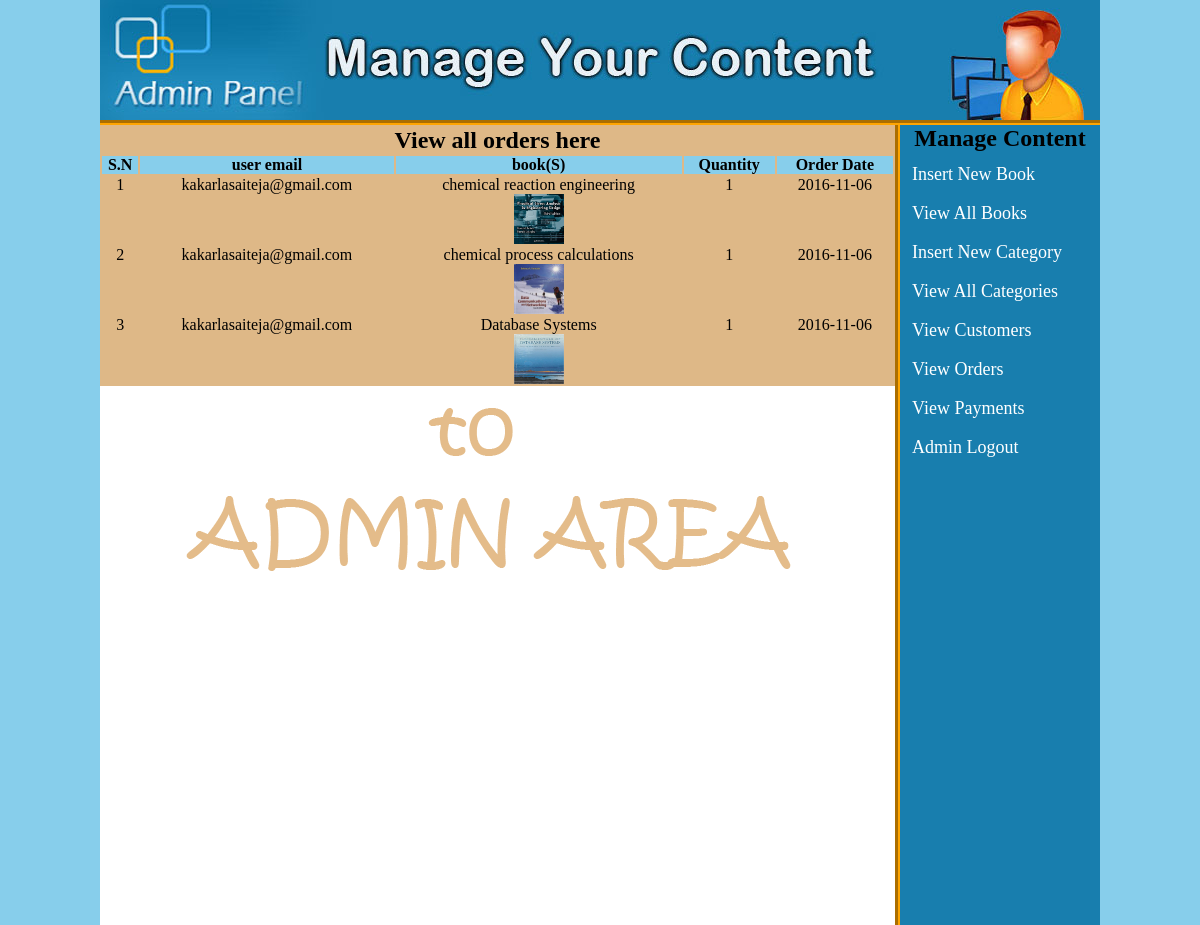
/admin_area/index.php?view_orders (signed in), run on the app's committed database.
### tables this page shows
CREATE TABLE `orders` (
  `order_id` int(100) NOT NULL,
  `b_id` int(100) NOT NULL,
  `qty` int(100) NOT NULL,
  `order_date` date NOT NULL,
  `c_id` int(100) NOT NULL
);

CREATE TABLE `customer` (
  `customer_id` int(11) NOT NULL,
  `customer_ip` varchar(255) NOT NULL,
  `customer_name` text NOT NULL,
  `customer_email` varchar(100) NOT NULL,
  `customer_pass` varchar(100) NOT NULL,
  `customer_country` text NOT NULL,
  `customer_city` text NOT NULL,
  `customer_contact` varchar(255) NOT NULL,
  `customer_image` text NOT NULL,
  `customer_address` text NOT NULL
);

CREATE TABLE `books` (
  `book_id` int(100) NOT NULL,
  `book_cat` varchar(100) NOT NULL,
  `book_title` varchar(255) NOT NULL,
  `book_price` int(100) NOT NULL,
  `book_desc` text NOT NULL,
  `book_image` text NOT NULL,
  `book_keywords` text NOT NULL
);

### admin_area/view_orders.php (the view, shortened to what this page needs)
<table width="795" align="center" bgcolor="Burlywood">
	<tr align="center">
		<td colspan="6"><h2>View all orders here</h2></td>
	</tr>
	<tr align="center" bgcolor="skyblue">
		<th>S.N</th>
		<th>user email</th>
		<th>book(S)</th>
		<th>Quantity</th>
		<th>Order Date</th>
	</tr>
	<?php
	include("includes/db.php");
	$get_order = "select * from orders";
	$run_order = mysqli_query($con, $get_order);
	$i = 0;
	while ($row_order=mysqli_fetch_array($run_order)){
		$qty = $row_order['qty'];
		$book_id = $row_order['b_id'];
		$c_id = $row_order['c_id'];
		$order_date = $row_order['order_date'];
		$i++;
		$get_book = "select * from books where book_id='$book_id'";
		$run_book = mysqli_query($con, $get_book);
		$row_book=mysqli_fetch_array($run_book);
		$book_image = $row_book['book_image'];
		$book_title = $row_book['book_title'];
		$get_c = "select * from customer where customer_id='$c_id'";
		$run_c = mysqli_query($con, $get_c);
		$row_c=mysqli_fetch_array($run_c);
		$c_email = $row_c['customer_email'];
	?>
	<tr align="center">
		<td><?php echo $i;?></td>
		<td><?php echo $c_email; ?></td>
		<td>
		<?php echo $book_title;?><br>
		<img src="../admin_area/book_images/<?php echo $book_image;?>" width="50" height="50" />
		</td>
		<td><?php echo $qty;?></td>
		<td><?php echo $order_date;?></td>
	</tr>
	<?php } ?>
</table>

### admin_area/styles/style.css (style rules this page uses)
html, body, div, span, applet, object, iframe, h1, h2, h3, h4, h5, h6, p, blockquote, pre, a, abbr, acronym, address, big, cite, code, del, dfn, em, img, ins, kbd, q, s, samp, small, strike, strong, sub, sup, tt, var, b, u, i, center, dl, dt, dd, ol, ul, li, fieldset, form, label, legend, table, caption, tbody, tfoot, thead, tr, th, td, article, aside, canvas, details, embed, figure, figcaption, footer, header, hgroup, menu, nav, output, ruby, section, summary, time, mark, audio, video { margin: 0; padding: 0; border: 0; vertical-align: baseline; }
body { background:skyblue; }

### data on the page
orders: customer.customer_email "kakarlasaiteja@gmail.com", books.book_title "chemical reaction engineering", books.book_image (picture), qty "1", order_date "2016-11-06"
orders: customer.customer_email "kakarlasaiteja@gmail.com", books.book_title "chemical process calculations", books.book_image (picture), qty "1", order_date "2016-11-06"
orders: customer.customer_email "kakarlasaiteja@gmail.com", books.book_title "Database Systems", books.book_image (picture), qty "1", order_date "2016-11-06"
